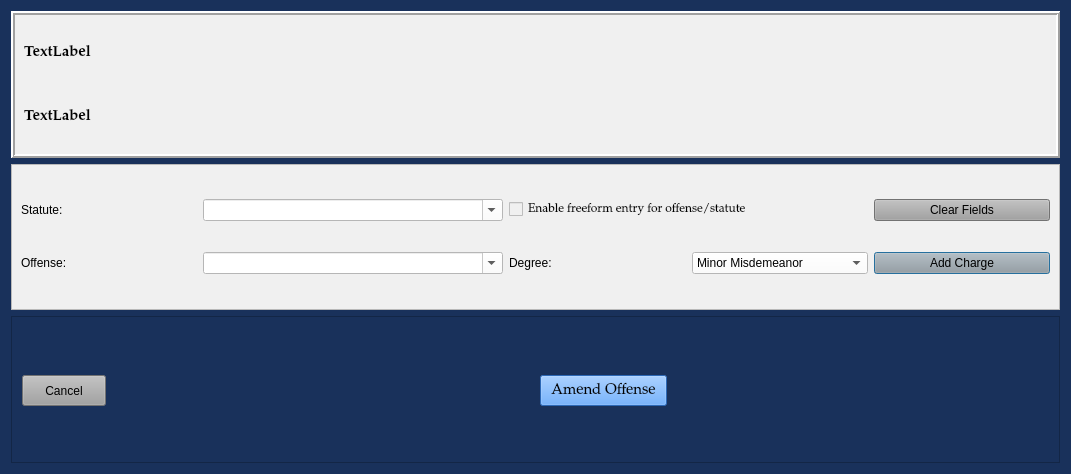
<?xml version="1.0" encoding="UTF-8"?>
<ui version="4.0">
 <class>AddOffenseDialog</class>
 <widget class="QDialog" name="AddOffenseDialog">
  <property name="geometry">
   <rect>
    <x>0</x>
    <y>0</y>
    <width>1071</width>
    <height>474</height>
   </rect>
  </property>
  <property name="sizePolicy">
   <sizepolicy hsizetype="Preferred" vsizetype="Preferred">
    <horstretch>0</horstretch>
    <verstretch>0</verstretch>
   </sizepolicy>
  </property>
  <property name="minimumSize">
   <size>
    <width>0</width>
    <height>0</height>
   </size>
  </property>
  <property name="font">
   <font>
    <family>Palatino Linotype</family>
    <pointsize>11</pointsize>
    <weight>9</weight>
    <italic>false</italic>
    <bold>false</bold>
   </font>
  </property>
  <property name="windowTitle">
   <string>Add Charge</string>
  </property>
  <property name="styleSheet">
   <string notr="true">background-color: rgb(25, 49, 91);
font: 75 11pt &quot;Palatino Linotype&quot;;</string>
  </property>
  <layout class="QGridLayout" name="gridLayout">
   <item row="0" column="0">
    <widget class="QFrame" name="case_information_frame">
     <property name="sizePolicy">
      <sizepolicy hsizetype="Preferred" vsizetype="Preferred">
       <horstretch>0</horstretch>
       <verstretch>0</verstretch>
      </sizepolicy>
     </property>
     <property name="maximumSize">
      <size>
       <width>5000</width>
       <height>5000</height>
      </size>
     </property>
     <property name="cursor">
      <cursorShape>ArrowCursor</cursorShape>
     </property>
     <property name="styleSheet">
      <string notr="true">background-color: rgb(240, 240, 240);
font-weight: bold;</string>
     </property>
     <property name="frameShape">
      <enum>QFrame::Box</enum>
     </property>
     <property name="frameShadow">
      <enum>QFrame::Raised</enum>
     </property>
     <property name="lineWidth">
      <number>2</number>
     </property>
     <layout class="QGridLayout" name="gridLayout_2">
      <item row="0" column="0">
       <widget class="QLabel" name="case_number_label">
        <property name="font">
         <font>
          <family>Palatino Linotype</family>
          <pointsize>11</pointsize>
          <weight>75</weight>
          <italic>false</italic>
          <bold>true</bold>
         </font>
        </property>
        <property name="text">
         <string>TextLabel</string>
        </property>
       </widget>
      </item>
      <item row="1" column="0">
       <widget class="QLabel" name="defendant_name_label">
        <property name="font">
         <font>
          <family>Palatino Linotype</family>
          <pointsize>11</pointsize>
          <weight>75</weight>
          <italic>false</italic>
          <bold>true</bold>
         </font>
        </property>
        <property name="text">
         <string>TextLabel</string>
        </property>
       </widget>
      </item>
     </layout>
    </widget>
   </item>
   <item row="1" column="0">
    <widget class="QFrame" name="frame_3">
     <property name="sizePolicy">
      <sizepolicy hsizetype="Preferred" vsizetype="Preferred">
       <horstretch>0</horstretch>
       <verstretch>0</verstretch>
      </sizepolicy>
     </property>
     <property name="styleSheet">
      <string notr="true">background-color: rgb(240, 240, 240);</string>
     </property>
     <property name="frameShape">
      <enum>QFrame::StyledPanel</enum>
     </property>
     <property name="frameShadow">
      <enum>QFrame::Raised</enum>
     </property>
     <layout class="QGridLayout" name="gridLayout_3">
      <item row="1" column="0">
       <widget class="QLabel" name="label_15">
        <property name="text">
         <string>Offense:</string>
        </property>
       </widget>
      </item>
      <item row="0" column="4">
       <widget class="QPushButton" name="clear_fields_charge_Button">
        <property name="focusPolicy">
         <enum>Qt::NoFocus</enum>
        </property>
        <property name="styleSheet">
         <string notr="true">background-color: rgb(160, 160, 160);</string>
        </property>
        <property name="text">
         <string>Clear Fields</string>
        </property>
       </widget>
      </item>
      <item row="1" column="1">
       <widget class="QComboBox" name="offense_choice_box">
        <property name="minimumSize">
         <size>
          <width>300</width>
          <height>0</height>
         </size>
        </property>
        <property name="styleSheet">
         <string notr="true">background-color: rgb(255, 255, 255);</string>
        </property>
        <property name="editable">
         <bool>true</bool>
        </property>
       </widget>
      </item>
      <item row="0" column="0">
       <widget class="QLabel" name="label_6">
        <property name="text">
         <string>Statute:</string>
        </property>
       </widget>
      </item>
      <item row="0" column="1">
       <widget class="QComboBox" name="statute_choice_box">
        <property name="enabled">
         <bool>true</bool>
        </property>
        <property name="minimumSize">
         <size>
          <width>300</width>
          <height>0</height>
         </size>
        </property>
        <property name="focusPolicy">
         <enum>Qt::WheelFocus</enum>
        </property>
        <property name="styleSheet">
         <string notr="true">background-color: rgb(255, 255, 255);</string>
        </property>
        <property name="editable">
         <bool>true</bool>
        </property>
       </widget>
      </item>
      <item row="1" column="2">
       <widget class="QLabel" name="label_23">
        <property name="text">
         <string>Degree:</string>
        </property>
       </widget>
      </item>
      <item row="1" column="3">
       <widget class="QComboBox" name="degree_choice_box">
        <property name="enabled">
         <bool>true</bool>
        </property>
        <property name="focusPolicy">
         <enum>Qt::NoFocus</enum>
        </property>
        <property name="styleSheet">
         <string notr="true">background-color: rgb(255, 255, 255);</string>
        </property>
        <item>
         <property name="text">
          <string>Minor Misdemeanor</string>
         </property>
        </item>
        <item>
         <property name="text">
          <string>M1</string>
         </property>
        </item>
        <item>
         <property name="text">
          <string>M2</string>
         </property>
        </item>
        <item>
         <property name="text">
          <string>M3</string>
         </property>
        </item>
        <item>
         <property name="text">
          <string>M4</string>
         </property>
        </item>
        <item>
         <property name="text">
          <string>Unclassified Misdemeanor</string>
         </property>
        </item>
       </widget>
      </item>
      <item row="1" column="4">
       <widget class="QPushButton" name="add_charge_Button">
        <property name="styleSheet">
         <string notr="true">background-color: rgb(160, 160, 160);</string>
        </property>
        <property name="text">
         <string>Add Charge</string>
        </property>
       </widget>
      </item>
      <item row="0" column="2" colspan="2">
       <widget class="QCheckBox" name="freeform_entry_checkBox">
        <property name="font">
         <font>
          <family>Palatino Linotype</family>
          <pointsize>9</pointsize>
          <weight>9</weight>
          <italic>false</italic>
          <bold>false</bold>
         </font>
        </property>
        <property name="focusPolicy">
         <enum>Qt::NoFocus</enum>
        </property>
        <property name="styleSheet">
         <string notr="true">font: 75 9pt &quot;Palatino Linotype&quot;;</string>
        </property>
        <property name="text">
         <string>Enable freeform entry for offense/statute</string>
        </property>
       </widget>
      </item>
     </layout>
    </widget>
   </item>
   <item row="2" column="0">
    <widget class="QFrame" name="frame">
     <property name="styleSheet">
      <string notr="true">font: 75 11pt &quot;Palatino Linotype&quot;;</string>
     </property>
     <property name="frameShape">
      <enum>QFrame::StyledPanel</enum>
     </property>
     <property name="frameShadow">
      <enum>QFrame::Raised</enum>
     </property>
     <widget class="QPushButton" name="cancel_Button">
      <property name="geometry">
       <rect>
        <x>11</x>
        <y>59</y>
        <width>84</width>
        <height>31</height>
       </rect>
      </property>
      <property name="styleSheet">
       <string notr="true">background-color: rgb(160, 160, 160);</string>
      </property>
      <property name="text">
       <string>Cancel</string>
      </property>
     </widget>
     <widget class="QPushButton" name="amend_offense_Button">
      <property name="geometry">
       <rect>
        <x>529</x>
        <y>59</y>
        <width>127</width>
        <height>31</height>
       </rect>
      </property>
      <property name="font">
       <font>
        <family>Palatino Linotype</family>
        <pointsize>11</pointsize>
        <weight>9</weight>
        <italic>false</italic>
        <bold>false</bold>
       </font>
      </property>
      <property name="styleSheet">
       <string notr="true">background-color: rgb(62, 146, 255);
font: 75 11pt &quot;Palatino Linotype&quot;;</string>
      </property>
      <property name="text">
       <string>Amend Offense</string>
      </property>
     </widget>
    </widget>
   </item>
  </layout>
 </widget>
 <resources/>
 <connections/>
 <slots>
  <slot>proceed_to_ability_to_pay()</slot>
  <slot>close_window()</slot>
  <slot>add_offense()</slot>
  <slot>amend_offense()</slot>
  <slot>proceed_to_sentencing()</slot>
 </slots>
</ui>
